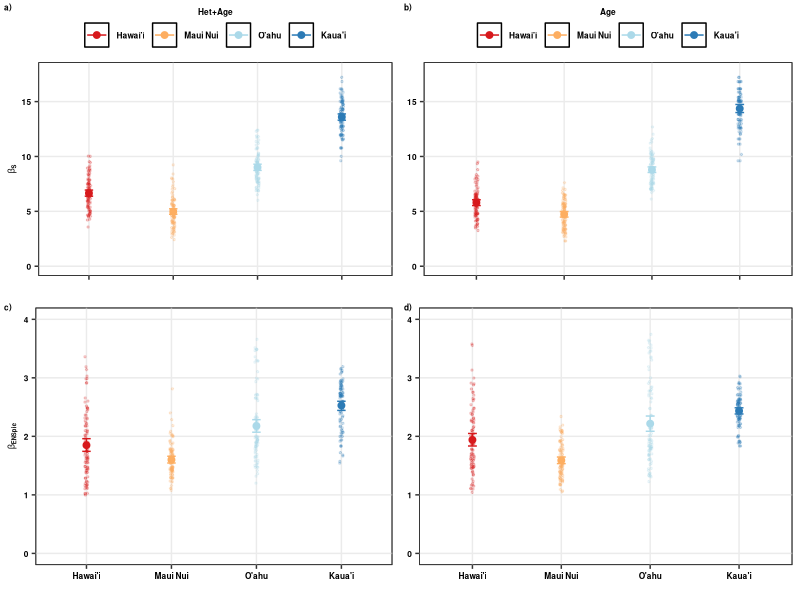

Reproduce this figure in R.
###############
# Beta ENSpie #
###############
# All natives #
# 9 plots #####
###############

require(dplyr)
require(ggplot2)
require(grid)
require(reshape2)
require(rms)

#############
# Data  #####
#############

# Beta_1<-read.csv("Cleaned_Data/Scen1_Natives_BetaPIE.csv",sep=",",header=T)

Beta_2<-read.csv("Cleaned_Data/Scen2_Natives_9plots_BetaPIE.csv",sep=",",header=T)

Beta_3<-read.csv("Cleaned_Data/Scen3_Natives_9plots_BetaPIE.csv",sep=",",header=T)

#################
# Beta ENS_PIE  #
#################

##############
# Scenario 1 #
##############
# 
# Beta_1$geo_entity2<-as.character(Beta_1$geo_entity2)
# Beta_1$geo_entity2<-ifelse(Beta_1$geo_entity2=="Hawai'i Island","Hawai'i",Beta_1$geo_entity2)
# Beta_1$geo_entity2<-ifelse(Beta_1$geo_entity2=="Kaua'i Island","Kaua'i",Beta_1$geo_entity2)
# Beta_1$geo_entity2<-ifelse(Beta_1$geo_entity2=="O'ahu Island","O'ahu",Beta_1$geo_entity2)
# Beta_1$geo_entity2<-as.factor(Beta_1$geo_entity2)
# 
# Beta_1$geo_entity2<-factor(Beta_1$geo_entity2,levels=c("Hawai'i","Maui Nui","O'ahu","Kaua'i"))
# 
# Beta_11<-filter(Beta_1, index=="beta_S_PIE")
# 
# Beta_1s<- Beta_11 %>%
#   group_by(geo_entity2) %>%
#   do(data.frame(rbind(smean.cl.boot(.$value, B=1000))))
# 
# colnames(Beta_1s)[2]<-"value"
# colnames(Beta_1s)[3]<-"l.QD"
# colnames(Beta_1s)[4]<-"h.QD"
# 
# Beta_1s$geo_entity2<-as.factor(Beta_1s$geo_entity2)
# Beta_1s$geo_entity2<-factor(Beta_1s$geo_entity2,levels=c("Hawai'i","Maui Nui","O'ahu","Kaua'i"))
# 
# Beta_Scen1<-ggplot(data=Beta_11, aes(x=geo_entity2,y=value,group=geo_entity2,color=geo_entity2))+
#   geom_point(data=Beta_11, aes(x=geo_entity2,y=value,group=geo_entity2,color=geo_entity2),
#              position = position_jitter(w = 0.02, h = 0),size=0.5,alpha=0.2)+
#   
#   geom_point(data=Beta_1s, aes(x=geo_entity2,y=value,group=geo_entity2, colour=geo_entity2),size=2)+
#   geom_errorbar(data=Beta_1s,aes(ymin=l.QD,ymax=h.QD),width=0.1)+
#   # scale_y_continuous(limits=c(0,8.5))+
#   #scale_color_d3(palette="category20c")+
#   scale_colour_manual(values=c("#d7191c","#fdae61","#abd9e9","#2c7bb6"))+
#   labs(x="",y=expression(bold(beta["ENSpie"])))+
#   guides(colour=guide_legend(title="Area+Het+Age",title.position = "top"))+
#   theme_bw()+theme(axis.title.x=element_text(colour="black",face="bold",size=6),
#                    axis.title.y=element_text(colour="black",face="bold",size=6),
#                    axis.text.x=element_text(colour=c("black"),face="bold",size=6),
#                    axis.text.y=element_text(colour=c("black"),face="bold",size=6),
#                    legend.text=element_text(colour=c("black"),face="bold",size=6),
#                    legend.title = element_text(colour=c("black"),face="bold",size=6),
#                    legend.title.align = 0.5,
#                    legend.position=c("none"),
#                    legend.margin =margin(t=0, r=0, b=0, l=0, unit="cm"),
#                    panel.grid.major = element_blank(), panel.grid.minor = element_blank())
# 
# write.csv(Beta_1s,"Cleaned_Data/Summary_Beta_ENS_PIE_Scen1_7plots.csv",row.names=F)

## Scenario 2

Beta_22<-filter(Beta_2, index=="beta_S_PIE")

Beta_22<-dplyr::summarize(dplyr::group_by(Beta_22, geo_entity2, Iteration),beta_ENS_PIE=mean(value))

Beta_22$geo_entity2<-as.character(Beta_22$geo_entity2)
Beta_22$geo_entity2<-ifelse(Beta_22$geo_entity2=="Hawai'i Island","Hawai'i",Beta_22$geo_entity2)
Beta_22$geo_entity2<-ifelse(Beta_22$geo_entity2=="Kaua'i Island","Kaua'i",Beta_22$geo_entity2)
Beta_22$geo_entity2<-ifelse(Beta_22$geo_entity2=="O'ahu Island","O'ahu",Beta_22$geo_entity2)
Beta_22$geo_entity2<-as.factor(Beta_22$geo_entity2)

Beta_22$geo_entity2<-as.factor(Beta_22$geo_entity2)
Beta_22$geo_entity2<-factor(Beta_22$geo_entity2,levels=c("Hawai'i","Maui Nui","O'ahu","Kaua'i"))

Beta_2s<- Beta_22 %>%
  group_by(geo_entity2) %>%
  do(data.frame(rbind(smean.cl.boot(.$beta_ENS_PIE, B=1000))))

colnames(Beta_2s)[2]<-"beta_ENS_PIE"
colnames(Beta_2s)[3]<-"l.QD"
colnames(Beta_2s)[4]<-"h.QD"

Beta_2s$geo_entity2<-as.factor(Beta_2s$geo_entity2)
Beta_2s$geo_entity2<-factor(Beta_2s$geo_entity2,levels=c("Hawai'i","Maui Nui","O'ahu","Kaua'i"))

Beta_Scen2<-ggplot(data=Beta_22, aes(x=geo_entity2,y=beta_ENS_PIE,group=geo_entity2,color=geo_entity2))+
  geom_point(data=Beta_22, aes(x=geo_entity2,y=beta_ENS_PIE,group=geo_entity2,color=geo_entity2),
             position = position_jitter(w = 0.02, h = 0),size=0.5,alpha=0.2)+
  
  geom_point(data=Beta_2s, aes(x=geo_entity2,y=beta_ENS_PIE,group=geo_entity2, colour=geo_entity2),size=2)+
  geom_errorbar(data=Beta_2s,aes(ymin=l.QD,ymax=h.QD),width=0.1)+
  scale_y_continuous(limits=c(0,4),breaks=c(0,1,2,3,4))+
  #scale_color_d3(palette="category20c")+
  scale_colour_manual(values=c("#d7191c","#fdae61","#abd9e9","#2c7bb6"))+
  labs(x="",y=expression(bold(beta["ENSpie"])))+
  guides(colour=guide_legend(title="Het+Age",title.position = "top"))+
  theme_bw()+theme(axis.title.x=element_text(colour="black",face="bold",size=6),
                   axis.title.y=element_text(colour="black",face="bold",size=6),
                   axis.text.x=element_text(colour=c("black"),face="bold",size=6),
                   axis.text.y=element_text(colour=c("black"),face="bold",size=6),
                   legend.text=element_text(colour=c("black"),face="bold",size=6),
                   legend.title = element_text(colour=c("black"),face="bold",size=6),
                   legend.title.align = 0.5,
                   legend.position=c("none"),
                   legend.margin =margin(t=0, r=0, b=0, l=0, unit="cm"),
                   panel.background =element_rect(fill="transparent",colour="black"),panel.grid.minor=element_blank())

write.csv(Beta_2s,"Cleaned_Data/Summary_Beta_ENS_PIE_Scen2_9plots.csv",row.names=F)

## Scenario 3

Beta_33<-filter(Beta_3, index=="beta_S_PIE")

Beta_33<-dplyr::summarize(dplyr::group_by(Beta_33, geo_entity2, Iteration),beta_ENS_PIE=mean(value))

Beta_33$geo_entity2<-as.character(Beta_33$geo_entity2)
Beta_33$geo_entity2<-ifelse(Beta_33$geo_entity2=="Hawai'i Island","Hawai'i",Beta_33$geo_entity2)
Beta_33$geo_entity2<-ifelse(Beta_33$geo_entity2=="Kaua'i Island","Kaua'i",Beta_33$geo_entity2)
Beta_33$geo_entity2<-ifelse(Beta_33$geo_entity2=="O'ahu Island","O'ahu",Beta_33$geo_entity2)
Beta_33$geo_entity2<-as.factor(Beta_33$geo_entity2)


Beta_33$geo_entity2<-as.factor(Beta_33$geo_entity2)
Beta_33$geo_entity2<-factor(Beta_33$geo_entity2,levels=c("Hawai'i","Maui Nui","O'ahu","Kaua'i"))

Beta_3s<- Beta_33 %>%
  group_by(geo_entity2) %>%
  do(data.frame(rbind(smean.cl.boot(.$beta_ENS_PIE, B=1000))))

colnames(Beta_3s)[2]<-"beta_ENS_PIE"
colnames(Beta_3s)[3]<-"l.QD"
colnames(Beta_3s)[4]<-"h.QD"

Beta_3s$geo_entity2<-as.factor(Beta_3s$geo_entity2)
Beta_3s$geo_entity2<-factor(Beta_3s$geo_entity2,levels=c("Hawai'i","Maui Nui","O'ahu","Kaua'i"))

Beta_Scen3<-ggplot(data=Beta_33, aes(x=geo_entity2,y=beta_ENS_PIE,group=geo_entity2,color=geo_entity2))+
  geom_point(data=Beta_33, aes(x=geo_entity2,y=beta_ENS_PIE,group=geo_entity2,color=geo_entity2),
             position = position_jitter(w = 0.02, h = 0),size=0.5,alpha=0.2)+
  
  geom_point(data=Beta_3s, aes(x=geo_entity2,y=beta_ENS_PIE,group=geo_entity2, colour=geo_entity2),size=2)+
  geom_errorbar(data=Beta_3s,aes(ymin=l.QD,ymax=h.QD),width=0.1)+
  scale_y_continuous(limits=c(0,4),breaks=c(0,1,2,3,4))+
  #scale_color_d3(palette="category20c")+
  scale_colour_manual(values=c("#d7191c","#fdae61","#abd9e9","#2c7bb6"))+
  labs(x="",y=expression(bold(beta["ENSpie"])))+
  guides(colour=guide_legend(title="Age",title.position = "top"))+
  theme_bw()+theme(axis.title.x=element_text(colour="black",face="bold",size=6),
                   axis.title.y=element_blank(),
                   axis.text.x=element_text(colour=c("black"),face="bold",size=6),
                   axis.text.y=element_text(colour=c("black"),face="bold",size=6),
                   legend.text=element_text(colour=c("black"),face="bold",size=6),
                   legend.title = element_text(colour=c("black"),face="bold",size=6),
                   legend.title.align = 0.5,
                   legend.position=c("none"),
                   legend.margin =margin(t=0, r=0, b=0, l=0, unit="cm"),
                   panel.background =element_rect(fill="transparent",colour="black"),panel.grid.minor=element_blank())

write.csv(Beta_3s,"Cleaned_Data/Summary_Beta_ENS_PIE_Scen3_9plots.csv",row.names=F)

#############
# Beta S ####
#############

##############
# Scenario 1 #
##############

# Beta_111<-filter(Beta_1, index=="beta_S")
# 
# Beta_111$geo_entity2<-as.factor(Beta_111$geo_entity2)
# Beta_111$geo_entity2<-factor(Beta_111$geo_entity2,levels=c("Hawai'i","Maui Nui","O'ahu","Kaua'i"))
# 
# Beta_1ss<- Beta_111 %>%
#   group_by(geo_entity2) %>%
#   do(data.frame(rbind(smean.cl.boot(.$value, B=1000))))
# 
# colnames(Beta_1ss)[2]<-"value"
# colnames(Beta_1ss)[3]<-"l.QD"
# colnames(Beta_1ss)[4]<-"h.QD"
# 
# Beta_1ss$geo_entity2<-as.factor(Beta_1ss$geo_entity2)
# Beta_1ss$geo_entity2<-factor(Beta_1ss$geo_entity2,levels=c("Hawai'i","Maui Nui","O'ahu","Kaua'i"))
# 
# Beta_Scen1s<-ggplot(data=Beta_111, aes(x=geo_entity2,y=value,group=geo_entity2,color=geo_entity2))+
#   geom_point(data=Beta_111, aes(x=geo_entity2,y=value,group=geo_entity2,color=geo_entity2),
#              position = position_jitter(w = 0.02, h = 0),size=0.5,alpha=0.2)+
#   
#   geom_point(data=Beta_1ss, aes(x=geo_entity2,y=value,group=geo_entity2, colour=geo_entity2),size=2)+
#   geom_errorbar(data=Beta_1ss,aes(ymin=l.QD,ymax=h.QD),width=0.1)+
#   #scale_y_continuous(limits=c(0,8.5))+
#   #scale_color_d3(palette="category20c")+
#   scale_colour_manual(values=c("#d7191c","#fdae61","#abd9e9","#2c7bb6"))+
#   labs(x="",y=expression(bold(beta["S"])))+
#   guides(colour=guide_legend(title="Area+Het+Age",title.position = "top"))+
#   theme_bw()+theme(axis.title.x=element_text(colour="black",face="bold",size=6),
#                    axis.title.y=element_text(colour="black",face="bold",size=6),
#                    axis.text.x=element_blank(),
#                    axis.text.y=element_text(colour=c("black"),face="bold",size=6),
#                    legend.text=element_text(colour=c("black"),face="bold",size=6),
#                    legend.title = element_text(colour=c("black"),face="bold",size=6),
#                    legend.title.align = 0.5,
#                    legend.position=c("top"),
#                    legend.margin =margin(t=0, r=0, b=0, l=0, unit="cm"),
#                    panel.grid.major = element_blank(), panel.grid.minor = element_blank())
# 
# write.csv(Beta_1ss,"Cleaned_Data/Summary_Beta_S_Scen1_7plots.csv",row.names=F)

## Scenario 2

Beta_222<-filter(Beta_2, index=="beta_S")
Beta_222<-dplyr::summarize(dplyr::group_by(Beta_222, geo_entity2, Iteration),beta_S=mean(value))

Beta_222$geo_entity2<-as.character(Beta_222$geo_entity2)
Beta_222$geo_entity2<-ifelse(Beta_222$geo_entity2=="Hawai'i Island","Hawai'i",Beta_222$geo_entity2)
Beta_222$geo_entity2<-ifelse(Beta_222$geo_entity2=="Kaua'i Island","Kaua'i",Beta_222$geo_entity2)
Beta_222$geo_entity2<-ifelse(Beta_222$geo_entity2=="O'ahu Island","O'ahu",Beta_222$geo_entity2)
Beta_222$geo_entity2<-as.factor(Beta_222$geo_entity2)


Beta_222$geo_entity2<-as.factor(Beta_222$geo_entity2)
Beta_222$geo_entity2<-factor(Beta_222$geo_entity2,levels=c("Hawai'i","Maui Nui","O'ahu","Kaua'i"))


Beta_2ss<- Beta_222 %>%
  group_by(geo_entity2) %>%
  do(data.frame(rbind(smean.cl.boot(.$beta_S, B=1000))))

colnames(Beta_2ss)[2]<-"beta_S"
colnames(Beta_2ss)[3]<-"l.QD"
colnames(Beta_2ss)[4]<-"h.QD"

Beta_2ss$geo_entity2<-as.factor(Beta_2ss$geo_entity2)
Beta_2ss$geo_entity2<-factor(Beta_2ss$geo_entity2,levels=c("Hawai'i","Maui Nui","O'ahu","Kaua'i"))

Beta_Scen2s<-ggplot(data=Beta_222, aes(x=geo_entity2,y=beta_S,group=geo_entity2,color=geo_entity2))+
  geom_point(data=Beta_222, aes(x=geo_entity2,y=beta_S,group=geo_entity2,color=geo_entity2),
             position = position_jitter(w = 0.02, h = 0),size=0.5,alpha=0.2)+
  
  geom_point(data=Beta_2ss, aes(x=geo_entity2,y=beta_S,group=geo_entity2, colour=geo_entity2),size=2)+
  geom_errorbar(data=Beta_2ss,aes(ymin=l.QD,ymax=h.QD),width=0.1)+
  scale_y_continuous(limits=c(0,17.7),breaks=c(0,5,10,15))+
  # scale_color_d3(palette="category20c")+
  scale_colour_manual(values=c("#d7191c","#fdae61","#abd9e9","#2c7bb6"))+
  labs(x="",y=expression(bold(beta["S"])))+
  guides(colour=guide_legend(title="Het+Age",title.position = "top"))+
  theme_bw()+theme(axis.title.x=element_text(colour="black",face="bold",size=6),
                   axis.title.y=element_text(colour="black",face="bold",size=6),
                   axis.text.x=element_blank(),
                   axis.text.y=element_text(colour=c("black"),face="bold",size=6),
                   legend.text=element_text(colour=c("black"),face="bold",size=6),
                   legend.title = element_text(colour=c("black"),face="bold",size=6),
                   legend.title.align = 0.5,
                   legend.position=c("top"),
                   legend.margin =margin(t=0, r=0, b=0, l=0, unit="cm"),
                   panel.background =element_rect(fill="transparent",colour="black"),panel.grid.minor=element_blank())

write.csv(Beta_2ss,"Cleaned_Data/Summary_Beta_S_Scen2_9plots.csv",row.names=F)

## Scenario 3

Beta_333<-filter(Beta_3, index=="beta_S")
Beta_333<-dplyr::summarize(dplyr::group_by(Beta_333, geo_entity2, Iteration),beta_S=mean(value))

Beta_333$geo_entity2<-as.character(Beta_333$geo_entity2)
Beta_333$geo_entity2<-ifelse(Beta_333$geo_entity2=="Hawai'i Island","Hawai'i",Beta_333$geo_entity2)
Beta_333$geo_entity2<-ifelse(Beta_333$geo_entity2=="Kaua'i Island","Kaua'i",Beta_333$geo_entity2)
Beta_333$geo_entity2<-ifelse(Beta_333$geo_entity2=="O'ahu Island","O'ahu",Beta_333$geo_entity2)
Beta_333$geo_entity2<-as.factor(Beta_333$geo_entity2)

Beta_333$geo_entity2<-as.factor(Beta_333$geo_entity2)
Beta_333$geo_entity2<-factor(Beta_333$geo_entity2,levels=c("Hawai'i","Maui Nui","O'ahu","Kaua'i"))

Beta_3ss<- Beta_333 %>%
  group_by(geo_entity2) %>%
  do(data.frame(rbind(smean.cl.boot(.$beta_S, B=1000))))

colnames(Beta_3ss)[2]<-"beta_S"
colnames(Beta_3ss)[3]<-"l.QD"
colnames(Beta_3ss)[4]<-"h.QD"

Beta_3ss$geo_entity2<-as.factor(Beta_3ss$geo_entity2)
Beta_3ss$geo_entity2<-factor(Beta_3ss$geo_entity2,levels=c("Hawai'i","Maui Nui","O'ahu","Kaua'i"))

Beta_Scen3s<-ggplot(data=Beta_333, aes(x=geo_entity2,y=beta_S,group=geo_entity2,color=geo_entity2))+
  geom_point(data=Beta_333, aes(x=geo_entity2,y=beta_S,group=geo_entity2,color=geo_entity2),
             position = position_jitter(w = 0.02, h = 0),size=0.5,alpha=0.2)+
  
  geom_point(data=Beta_3ss, aes(x=geo_entity2,y=beta_S,group=geo_entity2, colour=geo_entity2),size=2)+
  geom_errorbar(data=Beta_3ss,aes(ymin=l.QD,ymax=h.QD),width=0.1)+
  scale_y_continuous(limits=c(0,17.7),breaks=c(0,5,10,15))+
  #scale_color_d3(palette="category20c")+
  scale_colour_manual(values=c("#d7191c","#fdae61","#abd9e9","#2c7bb6"))+
  labs(x="",y=expression(bold(beta["S"])))+
  guides(colour=guide_legend(title="Age",title.position = "top"))+
  theme_bw()+theme(axis.title.x=element_text(colour="black",face="bold",size=6),
                   axis.title.y=element_blank(),
                   axis.text.x=element_blank(),
                   axis.text.y=element_text(colour=c("black"),face="bold",size=6),
                   legend.text=element_text(colour=c("black"),face="bold",size=6),
                   legend.title = element_text(colour=c("black"),face="bold",size=6),
                   legend.title.align = 0.5,
                   legend.position=c("top"),
                   legend.margin =margin(t=0, r=0, b=0, l=0, unit="cm"),
                   panel.background =element_rect(fill="transparent",colour="black"),panel.grid.minor=element_blank())

write.csv(Beta_3ss,"Cleaned_Data/Summary_Beta_S_Scen3_9plots.csv",row.names=F)

###################
# merge figures  #
##################

require(cowplot)

togg2<-plot_grid(Beta_Scen2s, Beta_Scen3s, Beta_Scen2, Beta_Scen3,
                 labels=c("a)","b)","c)","d)"),label_size = 6,
                 ncol=2)

png(filename="Figures/Fig5_Beta_ENSpie_S_natives_9plots.png", 
    units="in", 
    width=8, 
    height=6, 
    pointsize=2, 
    res=400)

togg2

dev.off()
